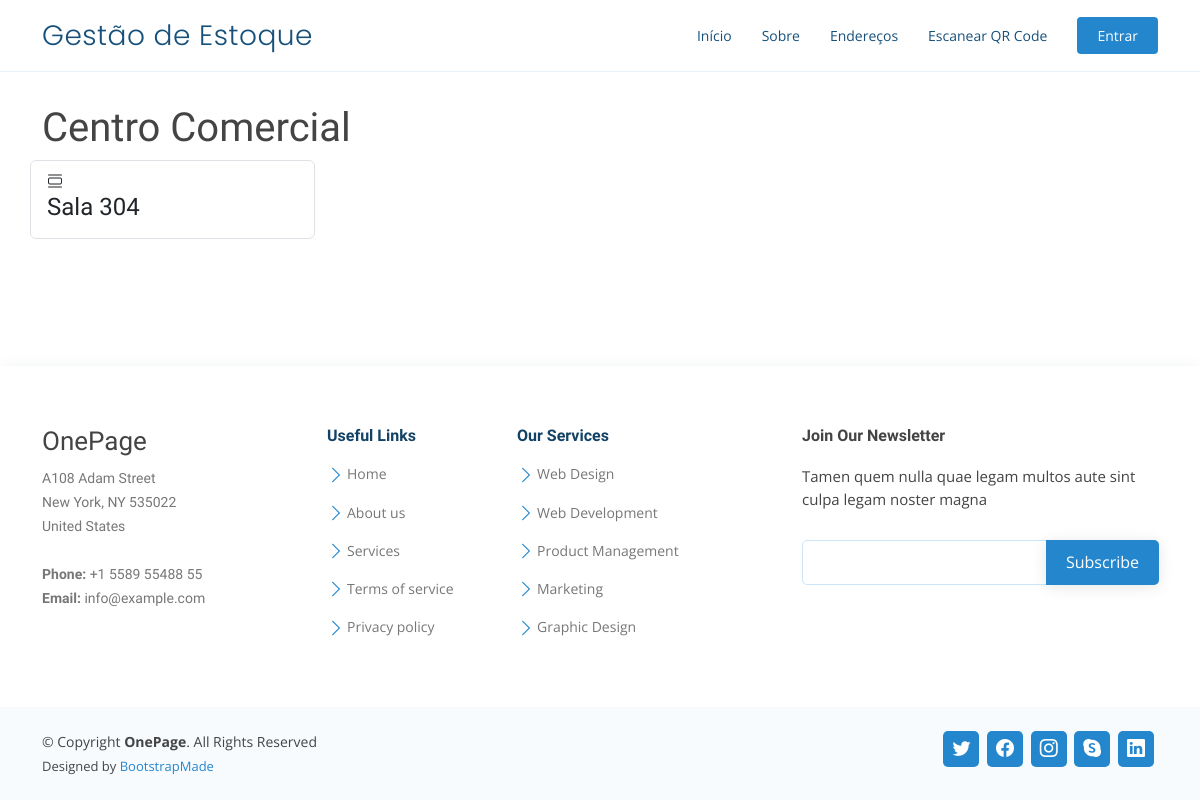
Before: /enderecos/d1168fd7-9a8a-4357-ab3f-401704389eaf/ with the older database file.
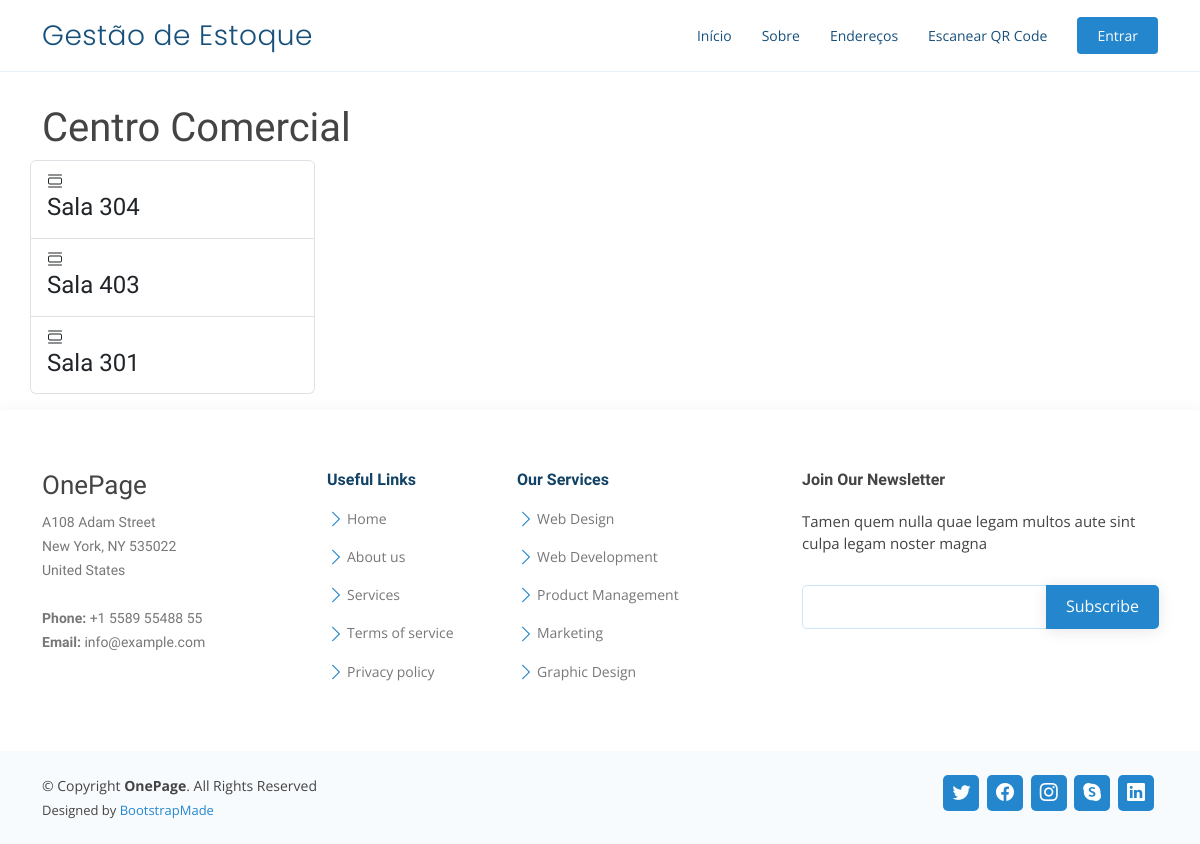
After: the same page with the newer database file.
### inventory_management/models.py (models this page shows, shortened)
class Room(models.Model):
    id = models.UUIDField(primary_key=True, default=uuid.uuid4, editable=False)
    name = models.CharField("Nome da Sala", max_length=100)
    building = models.ForeignKey(Building, on_delete=models.CASCADE, verbose_name="Prédio")
    slug = models.SlugField("Slug", max_length=100, blank=True, null=True, editable=False)
    class Meta:
        verbose_name_plural = "Salas"
        verbose_name = "Sala"

### inventory_management/views.py (the view)
# urls.py: path('enderecos/<slug:slug>/', AddressDetailView.as_view(), name='address_detail'),
class AddressDetailView(DetailView):
    model = Building
    template_name = 'address.html'

### inventory_management/templates/address.html
{% extends 'base.html' %}
{% block content %}
<div class="row py-3">
    <div class="col-12">
        <h1>{{ object.name }}</h1>
        <ul class="row list-group">
            {% for room in object.room_set.all %}
            <li class="list-group-item col-md-6 col-lg-3" data-aos="zoom-in" data-aos-delay="200">
                <div class="icon"><i class="bi bi-view-list"></i></div>
                <h4 class="title">Sala {{ room.name }}</h4>
            </li>
            {% endfor %}
        </ul>
    </div>
</div>
{% endblock content %}

Changed rows visible on the page:
added Room: name "403"
added Room: name "301"
